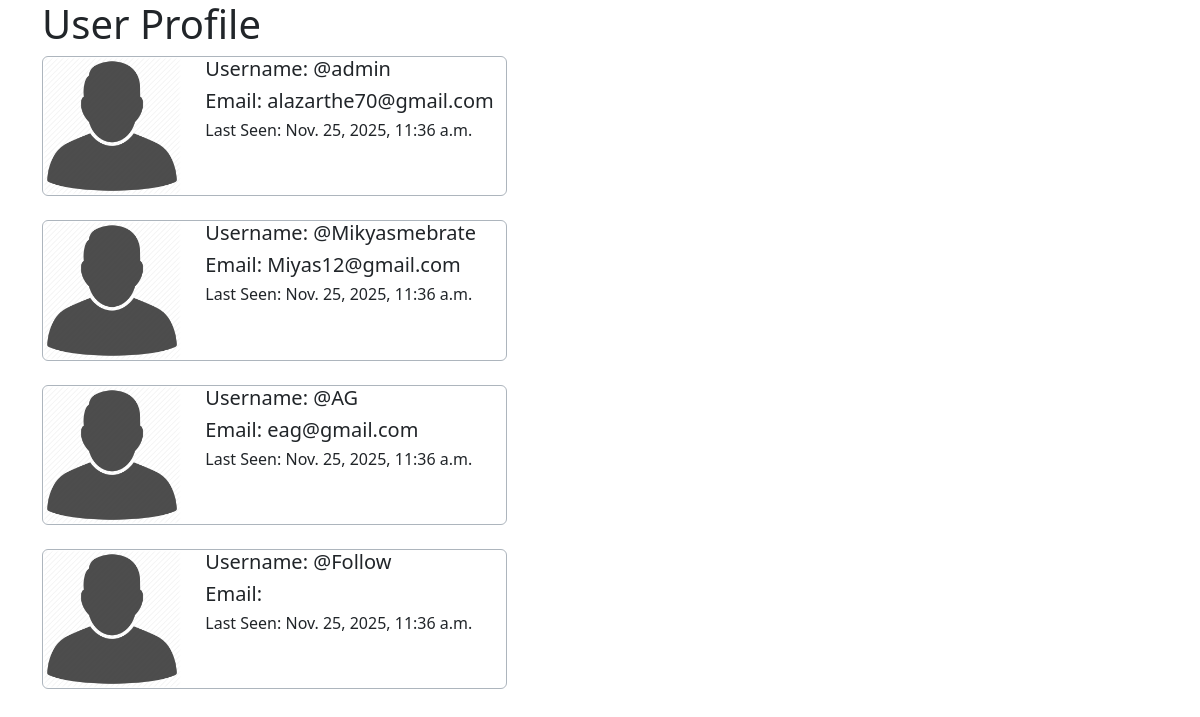
The app's page /home/ (signed in), older data.
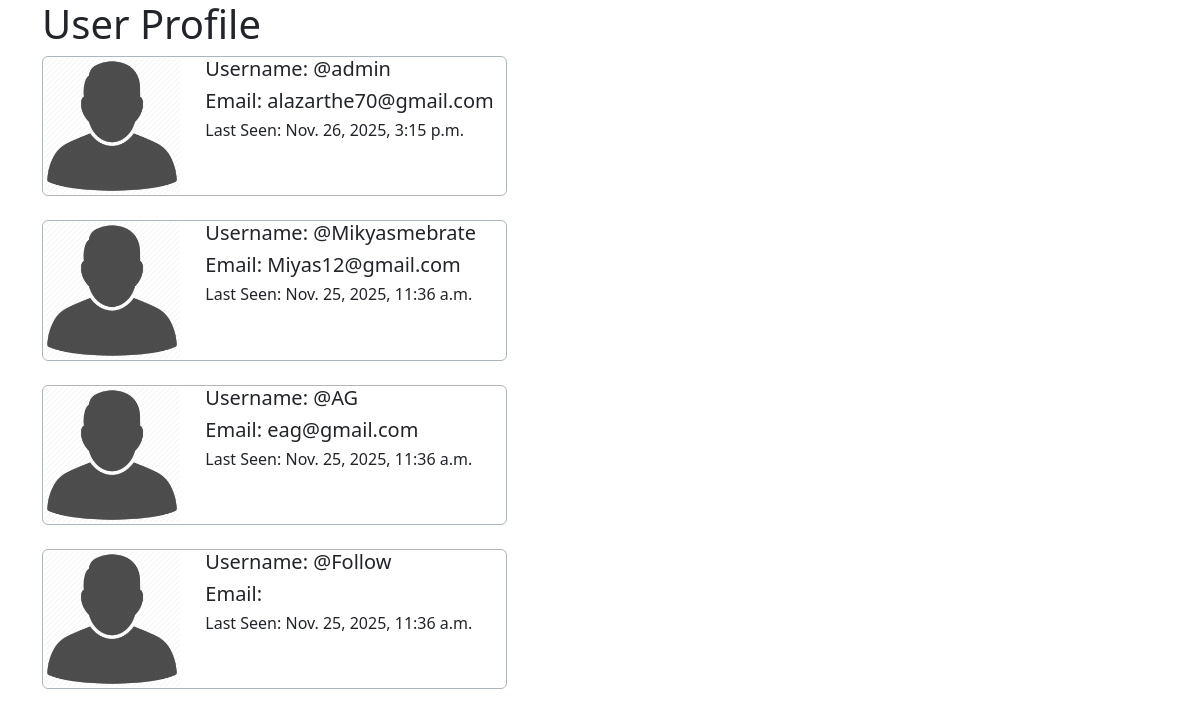
The same page, newer data.
### UserProfile/models.py (models this page shows, shortened)
class Profile (models.Model):
    user = models.OneToOneField(User, on_delete=models.CASCADE)
    follows = models.ManyToManyField("self", related_name="followed_by", symmetrical=False, blank=True)
    date_modified = models.DateTimeField(User, auto_now=True)

### UserProfile/views.py (the view)
def index (request):
    if request.user.is_authenticated:
        profile = Profile.objects.exclude(user=request.user)
        context= {
            'profile' : profile
        }
        return render (request, 'Profile_list.html', context=context)
    else:
        messages.success(request, "Must Have logged in to access this page...")
        return redirect ('navbarPage')

### UserProfile/templates/Profile_list.html (shortened to what this page needs)
{% load static %}
<!DOCTYPE html>
<html lang="en">
<head>
    <link href="https://cdn.jsdelivr.net/npm/bootstrap@5.3.8/dist/css/bootstrap.min.css" rel="stylesheet">
</head>
<body>
    <div>
        <div class="container gap-4">
            <h1>User Profile</h1>
            {% if profile %}
                    {% for Profiles in profile %}
                        <div class="card col-md-5 mb-4 border border-dark-subtle">
                            <div class="row">
                                <div class="col-md-4">
                                    <img src="{% static 'defualt_img/pngw.png' %}" class="img-fluid rounded-start" alt="Profile Img">
                                </div>
                                <div class="col-md-8">
                                    <h5>Username: @{{ Profiles.user.username }}</h5>
                                    <h5>Email: {{ Profiles.user.email }}</h5>
                                    <h6>Last Seen: {{ Profiles.date_modified }}</h6>
                                </div>
                            </div>
                        </div>
                    {% endfor %}
            {% endif %}
        </div>
    </div>
</body>
</html>

Row changes from the older to the newer data that the page shows:
changed Profile "admin": date_modified "Nov. 25, 2025, 11:36 a.m." → "Nov. 26, 2025, 3:15 p.m."
